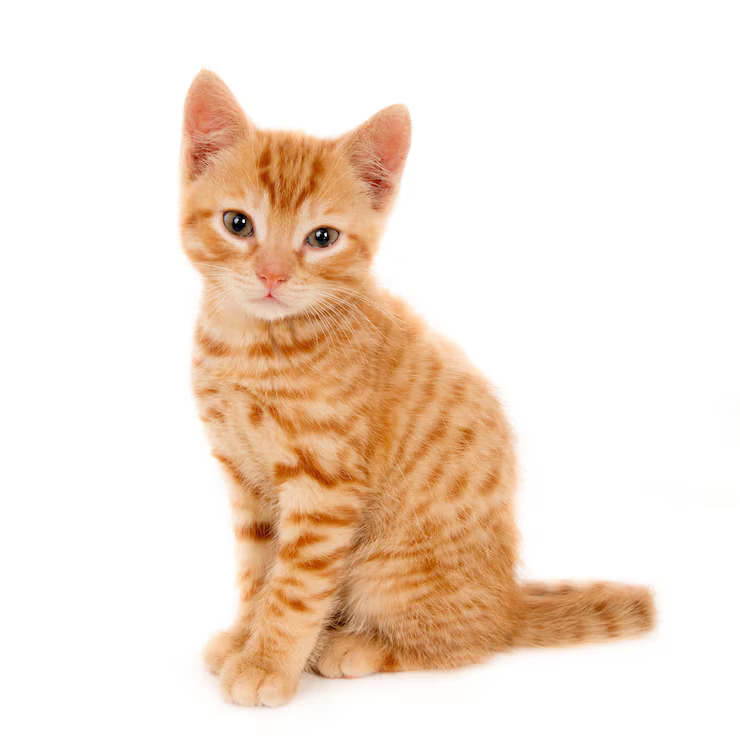
#> input picture imagethresholding/cat2.jpg, 740 x 740 px
$ python 'image thresholding (230526) .py'
#> lines starting #> are read from the running program, lines starting #| are printed output that depends on the picture; after the words box and inside, x2 and y2 are one past the last pixel; in counts of white or black regions, pixels touching at a corner belong together
### shows the distribution of pixel intensities
### needed for thresholding, equalisation and enhancement, color analysis and segmentation
### count the number of pixels from 0 to 255

import cv2
import numpy as np #handles arrays and mathematical operations.
import matplotlib.pyplot as plt #Matplotlib’s plotting tools, used for displaying images, graphs and charts
import os #used for file paths, folders, checking files, navigating directories


def Thresholding():
    image = cv2.imread("cat2.jpg")
#> image is the input picture: shape (740, 740, 3); mean B, G, R 212.4, 226.6, 243.7
    gray = cv2.cvtColor(image,cv2.COLOR_BGR2GRAY)
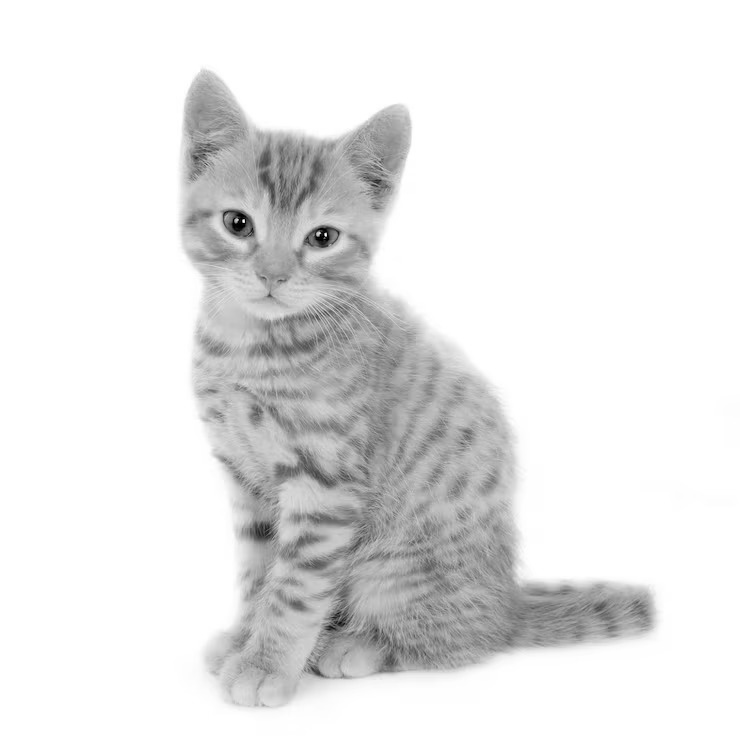
#> gray: shape (740, 740); min 0, max 255, mean 230.1
    cv2.imwrite("cat2_gray.jpg",gray) #save gray image

    hist = cv2.calcHist([gray],[0],None,[256],[0,256])
#> hist = 256 values, max 363095 at index 255, min 0 at index 33, mean 2139.1
    plt.figure()
    plt.plot(hist)
    plt.xlabel('bins')
    plt.ylabel('# of pixels')
    plt.title("Gray image histogram")
    plt.xlim(0, 250) ### limit to 250 as 250 and above are all white background pixels
    plt.ylim(0, 10000)
    plt.show()
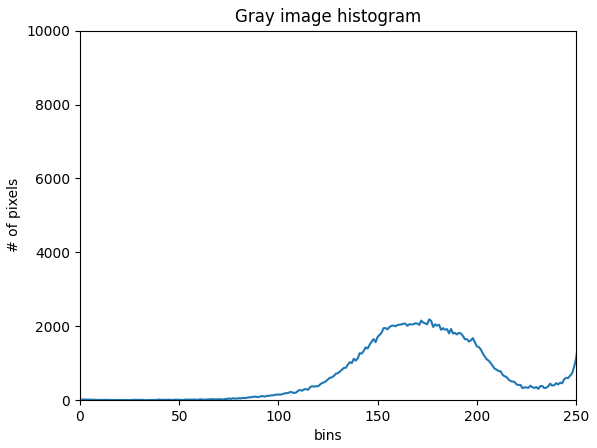
#> figure drawn by matplotlib, 1 panel; curve peaks at x = 255, y = 363095

    thresOpt = [cv2.THRESH_BINARY,
                cv2.THRESH_BINARY_INV,
                cv2.THRESH_TOZERO,
                cv2.THRESH_TOZERO_INV,
                cv2.THRESH_TRUNC]

    thresNames = ['binary','binaryInv','toZero','toZeroInv','trunc']

    plt.figure()
    plt.subplot(231)
    plt.imshow(gray,cmap = 'gray')

    for i in range(len(thresOpt)):
        plt.subplot(2,3,i+2)
        _,imgThres = cv2.threshold(gray,40,255,thresOpt[i])
        plt.imshow(imgThres,cmap='gray')
        plt.title(thresNames[i])
#> this loop made 5 passes
#> pass 1, in Thresholding, `_,imgThres = cv2.threshold(gray,40,255,thresOpt[i])`:
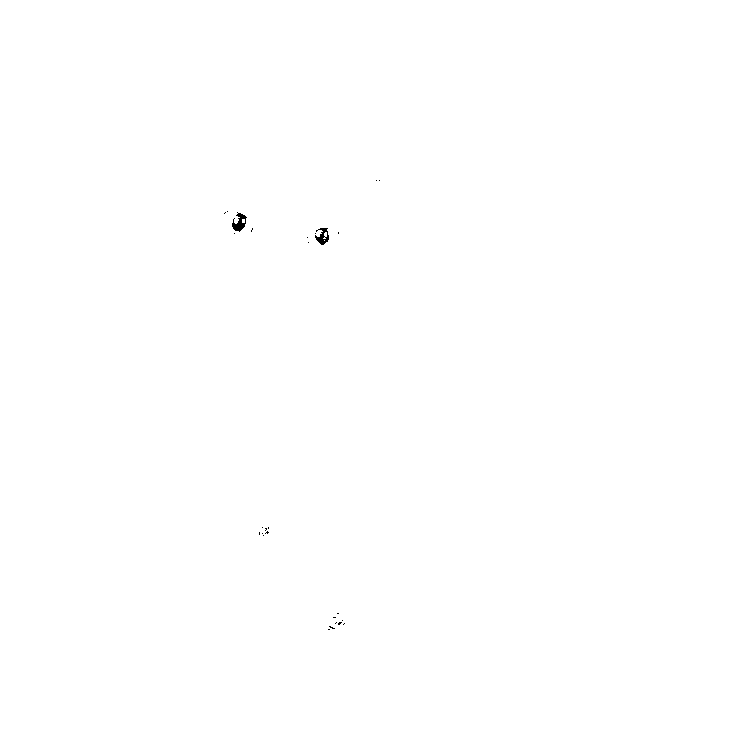
#> imgThres: shape (740, 740); 99.9% white; 27 black regions (25 under 20 px), largest, box (x1, y1, x2, y2) and area: (232, 212, 247, 232) 152, (315, 228, 329, 245) 130

    plt.show()
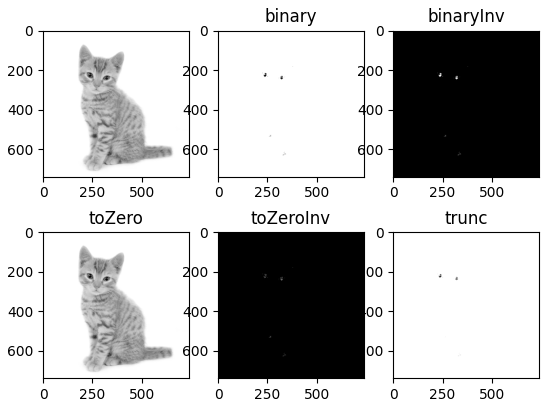
#> figure drawn by matplotlib, 6 panels


if __name__ == '__main__':
    Thresholding()
